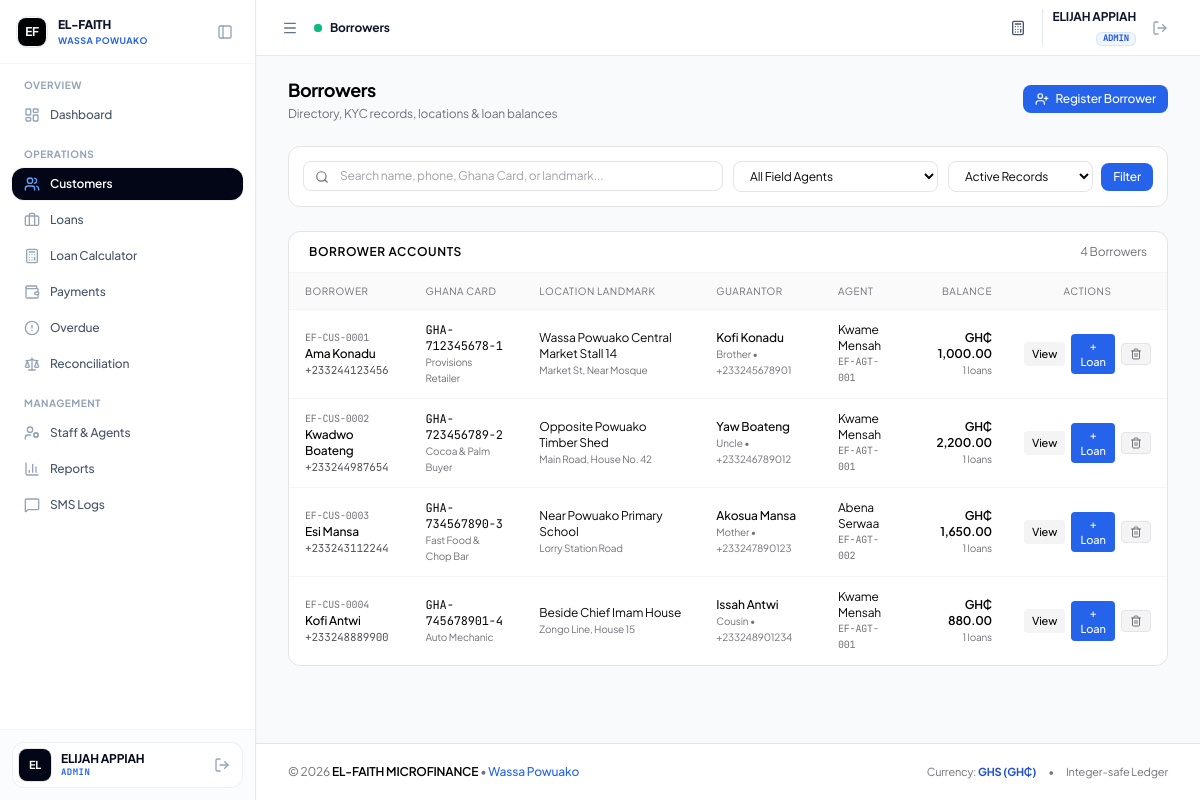
The page /admin/customers.php (signed in) on the database its author committed.
### tables this page shows
CREATE TABLE IF NOT EXISTS `customers` (
  `id` INT AUTO_INCREMENT PRIMARY KEY,
  `uuid` VARCHAR(36) NOT NULL UNIQUE,
  `customer_code` VARCHAR(30) NOT NULL UNIQUE,
  `full_name` VARCHAR(150) NOT NULL,
  `phone` VARCHAR(20) NOT NULL,
  `alt_phone` VARCHAR(20) NULL,
  `id_type` VARCHAR(50) NOT NULL DEFAULT 'Ghana Card',
  `id_number` VARCHAR(50) NOT NULL,
  `residential_address` TEXT NOT NULL,
  `location_landmark` VARCHAR(255) NOT NULL,
  `gps_lat` DECIMAL(10, 8) NULL,
  `gps_lng` DECIMAL(11, 8) NULL,
  `occupation` VARCHAR(100) NOT NULL,
  `guarantor_name` VARCHAR(150) NOT NULL,
  `guarantor_phone` VARCHAR(20) NOT NULL,
  `guarantor_relation` VARCHAR(50) NOT NULL,
  `guarantor_address` TEXT NULL,
  `assigned_agent_id` INT NULL,
  `created_by` INT NOT NULL,
  `status` ENUM('active', 'inactive', 'blacklisted') NOT NULL DEFAULT 'active',
  `notes` TEXT NULL,
  `deleted_at` DATETIME NULL,
  `created_at` DATETIME NOT NULL DEFAULT CURRENT_TIMESTAMP,
  `updated_at` DATETIME NOT NULL DEFAULT CURRENT_TIMESTAMP ON UPDATE CURRENT_TIMESTAMP,
  CONSTRAINT `fk_customers_assigned_agent` FOREIGN KEY (`assigned_agent_id`) REFERENCES `users` (`id`) ON DELETE SET NULL,
  CONSTRAINT `fk_customers_created_by` FOREIGN KEY (`created_by`) REFERENCES `users` (`id`),
  INDEX `idx_customers_assigned_agent` (`assigned_agent_id`),
  INDEX `idx_customers_phone` (`phone`),
  INDEX `idx_customers_id_number` (`id_number`),
  INDEX `idx_customers_status` (`status`),
  INDEX `idx_customers_deleted_at` (`deleted_at`)
);

CREATE TABLE IF NOT EXISTS `users` (
  `id` INT AUTO_INCREMENT PRIMARY KEY,
  `uuid` VARCHAR(36) NOT NULL UNIQUE,
  `staff_code` VARCHAR(20) NOT NULL UNIQUE,
  `name` VARCHAR(100) NOT NULL,
  `username` VARCHAR(50) NOT NULL UNIQUE,
  `email` VARCHAR(100) NOT NULL UNIQUE,
  `phone` VARCHAR(20) NOT NULL,
  `password_hash` VARCHAR(255) NOT NULL,
  `role` ENUM('super_admin', 'admin', 'agent') NOT NULL DEFAULT 'agent',
  `status` ENUM('active', 'inactive', 'suspended') NOT NULL DEFAULT 'active',
  `last_login_at` DATETIME NULL,
  `deleted_at` DATETIME NULL,
  `created_at` DATETIME NOT NULL DEFAULT CURRENT_TIMESTAMP,
  `updated_at` DATETIME NOT NULL DEFAULT CURRENT_TIMESTAMP ON UPDATE CURRENT_TIMESTAMP,
  INDEX `idx_users_role` (`role`),
  INDEX `idx_users_status` (`status`),
  INDEX `idx_users_deleted_at` (`deleted_at`)
);

### admin/customers.php (the view, shortened to what this page needs)
<?php
require_once __DIR__ . '/../includes/functions.php';
require_once __DIR__ . '/../includes/auth.php';
$search = trim($_GET['q'] ?? '');
$statusFilter = trim($_GET['status'] ?? '');
$sql = "
    SELECT c.*, u.name AS agent_name, u.staff_code AS agent_code,
           COUNT(l.id) AS total_loans_count,
           COALESCE(SUM(CASE WHEN l.status IN ('active', 'overdue') THEN l.remaining_balance_pesewas ELSE 0 END), 0) AS total_balance_pesewas
    FROM customers c
    LEFT JOIN users u ON c.assigned_agent_id = u.id
    LEFT JOIN loans l ON c.id = l.customer_id
    WHERE 1=1
";
$params = [];
if ($statusFilter === 'deleted') {
    $sql .= " AND c.deleted_at IS NOT NULL";
} elseif ($statusFilter === 'all') {
} elseif (!empty($statusFilter)) {
    $sql .= " AND c.deleted_at IS NULL AND c.status = ?";
    $params[] = $statusFilter;
} else {
    $sql .= " AND c.deleted_at IS NULL";
}
$sql .= " GROUP BY c.id ORDER BY (c.deleted_at IS NOT NULL) ASC, c.created_at DESC";
$stmt = $pdo->prepare($sql);
$stmt->execute($params);
$customers = $stmt->fetchAll();
include __DIR__ . '/../includes/header.php';
?>
<div class="space-y-6">
    <div class="flex flex-col sm:flex-row sm:items-center justify-between gap-3">
        <div>
            <h1 class="text-lg font-bold text-black tracking-tight">Borrowers</h1>
            <p class="text-xs text-zinc-500 mt-0.5">Directory, KYC records, locations & loan balances</p>
        </div>
        <div class="flex items-center gap-2">
            <a href="<?= BASE_URL ?>/agent/customer_new.php" class="inline-flex items-center gap-1.5 px-3 py-1.5 bg-blue-600 hover:bg-blue-700 text-white font-medium text-xs rounded-lg transition">
                <i data-lucide="user-plus" class="w-3.5 h-3.5"></i> Register Borrower
            </a>
        </div>
    </div>
    <div class="bg-white rounded-xl border border-zinc-200 p-3.5">
        <form method="GET" class="grid grid-cols-1 sm:grid-cols-4 gap-2.5 text-xs">
            <div class="sm:col-span-2 relative">
                <span class="absolute inset-y-0 left-0 pl-3 flex items-center pointer-events-none text-zinc-500">
                </span>
                <input type="text" name="q" value="<?= htmlspecialchars($search) ?>"
                    class="w-full pl-9 pr-3 py-1.5 bg-white border border-zinc-200 rounded-lg text-xs placeholder-zinc-400 focus:outline-none focus:border-blue-600 focus:ring-1 focus:ring-blue-600"
                    placeholder="Search name, phone, Ghana Card, or landmark...">
            </div>
            <div>
                <select name="agent_id" class="w-full px-3 py-1.5 bg-white border border-zinc-200 rounded-lg text-xs text-zinc-950 focus:outline-none focus:border-blue-600 focus:ring-1 focus:ring-blue-600">
                    <option value="">All Field Agents</option>
                </select>
            </div>
            <div class="flex items-center gap-2">
                <select name="status" class="w-full px-3 py-1.5 bg-white border border-zinc-200 rounded-lg text-xs text-zinc-950 focus:outline-none focus:border-blue-600 focus:ring-1 focus:ring-blue-600">
                    <option value="" <?= $statusFilter === '' ? 'selected' : '' ?>>Active Records</option>
                </select>
                <button type="submit" class="px-3 py-1.5 bg-blue-600 hover:bg-blue-700 text-white font-medium rounded-lg text-xs transition">
                    Filter
                </button>
            </div>
        </form>
    </div>
    <div class="bg-white rounded-xl border border-zinc-200 overflow-hidden">
        <div class="px-5 py-3 border-b border-zinc-100 flex items-center justify-between">
            <h2 class="text-xs font-semibold uppercase tracking-wider text-black">Borrower Accounts</h2>
            <span class="text-xs text-zinc-500"><?= count($customers) ?> Borrowers</span>
        </div>
        <?php if (empty($customers)): ?>
            <div class="p-8 text-center text-zinc-500 text-xs">
                No borrowers found matching criteria.
            </div>
        <?php else: ?>
            <div class="overflow-x-auto">
                <table class="w-full text-left text-xs">
                    <thead class="bg-zinc-50 text-zinc-500 uppercase font-medium text-[10px] tracking-wider border-b border-zinc-100">
                        <tr>
                            <th class="py-2.5 px-4 font-normal">Borrower</th>
                            <th class="py-2.5 px-4 font-normal">Ghana Card</th>
                            <th class="py-2.5 px-4 font-normal">Location Landmark</th>
                            <th class="py-2.5 px-4 font-normal">Guarantor</th>
                            <th class="py-2.5 px-4 font-normal">Agent</th>
                            <th class="py-2.5 px-4 text-right font-normal">Balance</th>
                            <th class="py-2.5 px-4 text-center font-normal">Actions</th>
                        </tr>
                    </thead>
                    <tbody class="divide-y divide-zinc-100">
                        <?php foreach ($customers as $c): ?>
                            <?php $isDeleted = !empty($c['deleted_at']); ?>
                            <tr class="<?= $isDeleted ? 'bg-zinc-50/60 opacity-80' : 'hover:bg-blue-50/30' ?> transition">
                                <td class="py-3 px-4">
                                    <div class="flex items-center gap-1.5">
                                        <span class="font-mono text-[10px] text-zinc-500 block uppercase"><?= htmlspecialchars($c['customer_code']) ?></span>
                                    </div>
                                    <span class="font-medium <?= $isDeleted ? 'text-zinc-600 line-through' : 'text-black' ?> text-xs block"><?= htmlspecialchars($c['full_name']) ?></span>
                                    <span class="text-zinc-600 font-mono text-[11px]"><?= htmlspecialchars($c['phone']) ?></span>
                                </td>
                                <td class="py-3 px-4">
                                    <span class="font-mono text-zinc-950 block"><?= htmlspecialchars($c['id_number']) ?></span>
                                    <span class="text-[10px] text-zinc-500 block"><?= htmlspecialchars($c['occupation']) ?></span>
                                </td>
                                <td class="py-3 px-4 max-w-xs">
                                    <span class="text-zinc-950 block"><?= htmlspecialchars($c['location_landmark']) ?></span>
                                    <span class="text-[10px] text-zinc-500 block truncate"><?= htmlspecialchars($c['residential_address']) ?></span>
                                </td>
                                <td class="py-3 px-4">
                                    <span class="text-zinc-950 font-medium block"><?= htmlspecialchars($c['guarantor_name']) ?></span>
                                    <span class="text-[10px] text-zinc-500 block"><?= htmlspecialchars($c['guarantor_relation']) ?> &bull; <?= htmlspecialchars($c['guarantor_phone']) ?></span>
                                </td>
                                <td class="py-3 px-4">
                                    <?php if ($c['agent_name']): ?>
                                        <span class="text-zinc-950 block"><?= htmlspecialchars($c['agent_name']) ?></span>
                                        <span class="text-[10px] font-mono text-zinc-500 block"><?= htmlspecialchars($c['agent_code']) ?></span>
                                    <?php else: ?>
                                        <span class="text-zinc-500 italic">Unassigned</span>
                                    <?php endif; ?>
                                </td>
                                <td class="py-3 px-4 text-right">
                                    <span class="font-semibold block <?= $c['total_balance_pesewas'] > 0 ? 'text-black' : 'text-zinc-500' ?>">
                                        <?= formatMoney((int)$c['total_balance_pesewas']) ?>
                                    </span>
                                    <span class="text-[10px] text-zinc-500"><?= (int)$c['total_loans_count'] ?> loans</span>
                                </td>
                                <td class="py-3 px-4 text-center">
                                    <div class="flex items-center justify-center gap-1.5">
                                        <a href="<?= BASE_URL ?>/admin/customer_view.php?id=<?= $c['id'] ?>" class="px-2 py-1 bg-zinc-100 hover:bg-zinc-200 text-zinc-950 rounded text-[11px] font-medium transition">
                                            View
                                        </a>
                                        <?php if ($isDeleted): ?>
                                            <form method="POST" action="customers.php" class="inline" onsubmit="return confirm('Restore borrower <?= htmlspecialchars(addslashes($c['full_name'])) ?> to active records?')">
                                                <?= csrfField() ?>
                                                <input type="hidden" name="action" value="restore_customer">
                                                <input type="hidden" name="customer_id" value="<?= (int)$c['id'] ?>">
                                                <button type="submit" class="px-2 py-1 bg-emerald-600 hover:bg-emerald-700 text-white rounded text-[11px] font-medium transition">
                                                    Restore
                                                </button>
                                            </form>
                                        <?php else: ?>
                                            <a href="<?= BASE_URL ?>/admin/loans.php?action=new&customer_id=<?= $c['id'] ?>" class="px-2 py-1 bg-blue-600 hover:bg-blue-700 text-white rounded text-[11px] font-medium transition">
                                                + Loan
                                            </a>
                                            <button type="button"
                                                onclick="openDeleteCustomerModal(<?= (int)$c['id'] ?>, '<?= htmlspecialchars(addslashes($c['full_name'])) ?>', '<?= htmlspecialchars(addslashes($c['customer_code'])) ?>', <?= (int)$c['total_balance_pesewas'] ?>)"
                                                class="px-2 py-1 bg-zinc-100 hover:bg-red-50 text-zinc-500 hover:text-red-700 rounded text-[11px] font-medium border border-zinc-200 transition"
                                                title="Delete customer record">
                                                <i data-lucide="trash-2" class="w-3 h-3"></i>
                                            </button>
                                        <?php endif; ?>
                                    </div>
                                </td>
                            </tr>
                        <?php endforeach; ?>
                    </tbody>
                </table>
            </div>
        <?php endif; ?>
    </div>
</div>
<?php include __DIR__ . '/../includes/footer.php'; ?>

### includes/header.php (style rules this page uses)
body { -webkit-overflow-scrolling: touch; background-color: #f8fafc; color: #090d16; letter-spacing: -0.011em; }

### rows shown on the page
customers: customer_code "EF-CUS-0001", full_name "Ama Konadu", phone "+233244123456", id_number "GHA-712345678-1", occupation "Provisions Retailer", location_landmark "Wassa Powuako Central Market Stall 14", residential_address "Market St, Near Mosque", guarantor_name "Kofi Konadu", guarantor_relation "Brother", guarantor_phone "+233245678901", assigned_agent.name "Kwame Mensah", assigned_agent.staff_code "EF-AGT-001", total_balance_pesewas "GH₵ 1,000.00", total_loans_count "1"
customers: customer_code "EF-CUS-0002", full_name "Kwadwo Boateng", phone "+233244987654", id_number "GHA-723456789-2", occupation "Cocoa & Palm Buyer", location_landmark "Opposite Powuako Timber Shed", residential_address "Main Road, House No. 42", guarantor_name "Yaw Boateng", guarantor_relation "Uncle", guarantor_phone "+233246789012", assigned_agent.name "Kwame Mensah", assigned_agent.staff_code "EF-AGT-001", total_balance_pesewas "GH₵ 2,200.00", total_loans_count "1"
customers: customer_code "EF-CUS-0003", full_name "Esi Mansa", phone "+233243112244", id_number "GHA-734567890-3", occupation "Fast Food & Chop Bar", location_landmark "Near Powuako Primary School", residential_address "Lorry Station Road", guarantor_name "Akosua Mansa", guarantor_relation "Mother", guarantor_phone "+233247890123", assigned_agent.name "Abena Serwaa", assigned_agent.staff_code "EF-AGT-002", total_balance_pesewas "GH₵ 1,650.00", total_loans_count "1"
customers: customer_code "EF-CUS-0004", full_name "Kofi Antwi", phone "+233248889900", id_number "GHA-745678901-4", occupation "Auto Mechanic", location_landmark "Beside Chief Imam House", residential_address "Zongo Line, House 15", guarantor_name "Issah Antwi", guarantor_relation "Cousin", guarantor_phone "+233248901234", assigned_agent.name "Kwame Mensah", assigned_agent.staff_code "EF-AGT-001", total_balance_pesewas "GH₵ 880.00", total_loans_count "1"

### other values the page prints
BRANCH_NAME "WASSA POWUAKO"
$sectionName "OVERVIEW"
$item['label'] "Dashboard"
$sectionName "OPERATIONS"
$item['label'] "Customers"
$item['label'] "Loans"
$item['label'] "Loan Calculator"
$item['label'] "Payments"
$item['label'] "Overdue"
$item['label'] "Reconciliation"
$sectionName "MANAGEMENT"
$item['label'] "Staff & Agents"
$item['label'] "Reports"
$item['label'] "SMS Logs"
$initials "EL"
